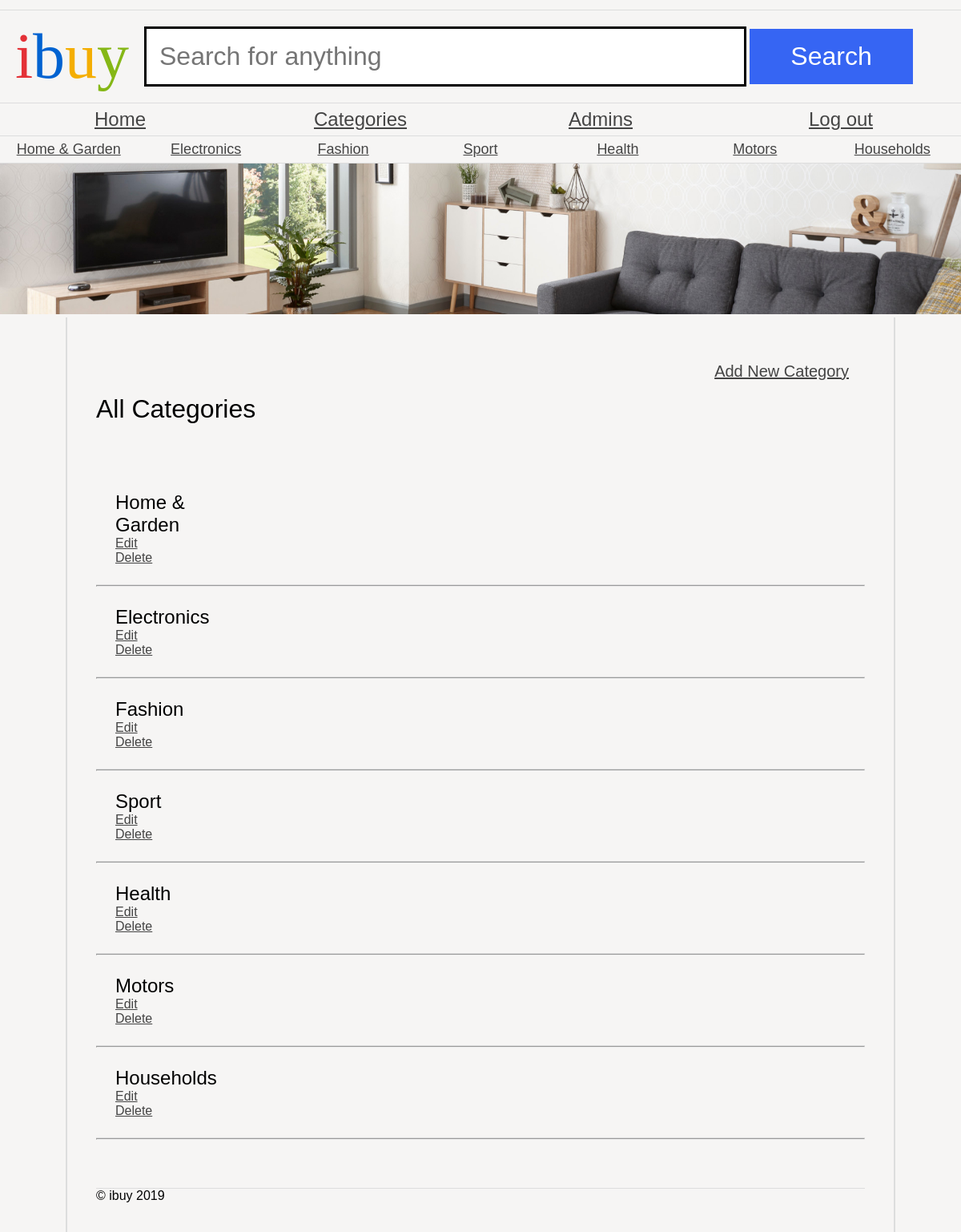
The page /websites/as1/public/admin/adminCategories.php (signed in) on the database its author committed.
### tables this page shows
CREATE TABLE `category` (
  `id` int(4) NOT NULL,
  `name` varchar(200) NOT NULL
);

### websites/as1/public/admin/adminCategories.php (the view, shortened to what this page needs)
<?php
include 'mainLayout.php';
?>
<a style="float:right; font-size:20px; padding: 20px;" href='addCategory.php'>Add New Category</a>
<h1>All Categories</h1>
<?php
foreach ($category as $categories) {
?>
    <ul class="productList">
        <li>
            <article>
                <h2><?= $categories['name'] ?></h2>
                <p><a href="editCategory.php?id=<?=$categories['id'] ?>">Edit</a></p>
                <p><a href="deleteCategory.php?id=<?=$categories['id'] ?>">Delete</a></p>
            </article>
        </li>
    </ul>
    <hr />
<?php
}
include '../footerLayout.php';
?>

### websites/as1/public/admin/mainLayout.php (shortened to what this page needs)
<?php
include '../databaseConnection.php';
?>
<!DOCTYPE html>
<html>
<head>
    <link rel="stylesheet" href="../ibuy.css" />
</head>
<body>
    <header>
        <h1><span class="i">i</span><span class="b">b</span><span class="u">u</span><span class="y">y</span></h1>
        <form action="#">
            <input type="text" name="search" placeholder="Search for anything" />
            <input type="submit" name="submit" value="Search" />
        </form>
    </header>
    <nav>
        <ul>
            <li><a class="categoryLink" href="index.php">Home</a></li>
            <li><a class="categoryLink" href="adminCategories.php">Categories</a></li>
            <li><a class="categoryLink" href="manageAdmins.php">Admins</a></li>
            <li><a class="categoryLink" href="logout.php">Log out</a></li>
        </ul>
    </nav>
    <nav style="font-size: 12px;">
        <ul>
            <?php
            $category = $databaseConnection->prepare('SELECT * FROM category');
            $category->execute();
            $category = $category->fetchAll();
            foreach ($category as $categories) {
                echo '<li><a class="categoryLink" href="category.php?id=' . $categories['id'] . '">' . $categories['name'] . '</a></li>';
            }
            ?>
        </ul>
    </nav>
    <img src="../banners/1.jpg" alt="Banner" />
    <main>

### websites/as1/public/ibuy.css (style rules this page uses)
* { margin: 0; padding: 0; }
body { font-family: 'Oxygen-Regular', sans-serif; background-color: #f6f5f4; max-width: 100vw; overflow-x: hidden; }
h1, h2, h3, h4 { font-weight: normal; }
a, a:visited { color: #444; }
header { margin-top: 1vw; font-family: 'Univers-Light-Normal'; display: grid; grid-template-columns: 15% 85%; align-items: center; padding-top: 1vw; padding-bottom: 1vw; border-top: 1px solid #ddd; border-bottom: 1px solid #ddd; }
header h1 { text-align: center; font-size: 5em; }
form { display: block; }
header form input[type=text] { border: 3px solid black; font-size: 2em; padding: 0.5em; width: 70%; }
body > img { width: 100vw; }
header form input[type=submit] { background-color: #3665f3; color: white; width: 20%; font-size: 2em; padding: 0.5em; cursor: pointer; border: 0; }
header .i { color: #e43137; }
header .b { color: #0063d1; }
header .u { color: #f4ae01; }
header .y { color: #85b716; }
body > nav { border-bottom: 1px solid #ddd; }
body > nav ul li:last-child a:after { position: absolute; }
body > nav ul { display: flex; width: 100vw; list-style-type: none; }
body > nav ul li { flex: 1; }
body > nav ul li a { display: block; text-align: center; padding-top: 0.5vw; padding-bottom: 0.5vw; font-size: 1.5em; }
.productList { list-style-type: none; }
.productList li { padding: 2vw; border-bottom: 1px solid #ddd; display: grid; grid-template-columns: 18% 80%; }
main { padding: 3vw; display: block; overflow: hidden; width: 80vw; margin: auto; border-left: 2px solid #ddd; border-right: 2px solid #ddd; }
main h1 { margin-top: 5vw; margin-bottom: 5vw; }

### rows shown on the page
category: name "Home & Garden"
category: name "Electronics"
category: name "Fashion"
category: name "Sport"
category: name "Health"
category: name "Motors"
category: name "Households"
